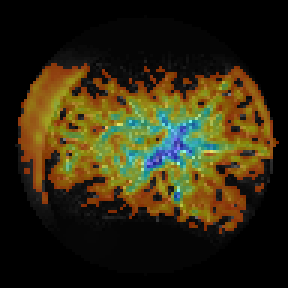
#> input picture media/gradcams/gradcam_Romero.jpg, 96 x 96 px (shown 3 times larger)
$ python -i gradcam_tfjs_bridge.py   (imports and definitions only)
#> lines starting #> are read from the running program, lines starting #| are printed output that depends on the picture; after the words box and inside, x2 and y2 are one past the last pixel; in counts of white or black regions, pixels touching at a corner belong together
"""
Puente temporal para GradCAM sin modelo Keras.
Genera mapas de calor basados en características de imagen.
"""
import numpy as np
import cv2
import base64
from PIL import Image
from io import BytesIO

def generate_mock_gradcam(image_array, prediction_result=None):
    """
    Genera un GradCAM simulado basado en características de la imagen.
    Temporal hasta que tengamos el modelo Keras compatible.
    """
    try:
        # Asegurar dimensiones correctas
        if image_array.ndim == 4:
            image_array = image_array[0]  # Remover batch dimension

        # Convertir a 96x96 si es necesario
        if image_array.shape[:2] != (96, 96):
            image_pil = Image.fromarray((image_array * 255).astype(np.uint8))
            image_pil = image_pil.resize((96, 96))
            image_array = np.array(image_pil) / 255.0

        # Generar heatmap basado en características visuales
        # Esto es temporal - será reemplazado por modelo real
        gray = cv2.cvtColor((image_array * 255).astype(np.uint8), cv2.COLOR_RGB2GRAY)

        # Detectar bordes y características importantes
        edges = cv2.Canny(gray, 50, 150)
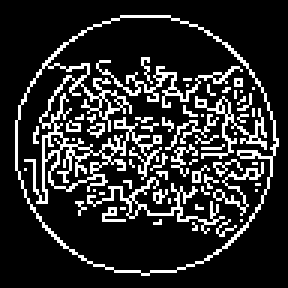
#> edges: shape (96, 96) (shown 3 times larger); 17.3% white in thin lines or dots, all inside (x1, y1, x2, y2) = (5, 5, 93, 92)

        # Aplicar filtros para simular activaciones convolutionales
        # Enfocarse en áreas con mayor variación (posibles lesiones)
        kernel = np.ones((5,5), np.float32) / 25
        blur = cv2.filter2D(gray, -1, kernel)
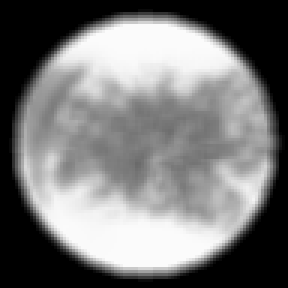
#> blur: shape (96, 96) (shown 3 times larger); min 0, max 251, mean 120.3

        # Combinar edges y blur para crear heatmap base
        heatmap_base = cv2.addWeighted(edges.astype(np.float32), 0.3,
                                     (255 - blur).astype(np.float32), 0.7, 0)

        # Normalizar y aplicar suavizado
        heatmap_base = cv2.GaussianBlur(heatmap_base, (11, 11), 0)
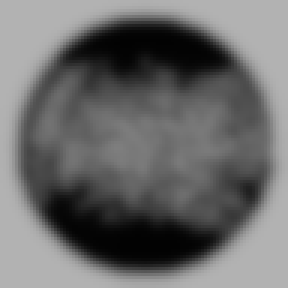
#> heatmap_base: shape (96, 96) float32 (shown 3 times larger); min 2.8, max 178.5, mean 107.5
        heatmap_base = (heatmap_base - heatmap_base.min()) / (heatmap_base.max() - heatmap_base.min() + 1e-8)
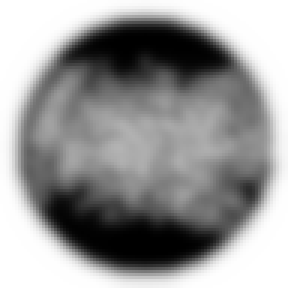
#> heatmap_base: shape (96, 96) float32 (shown 3 times larger); min 0, max 1, mean 0.596

        # Aplicar colormap
        heatmap_colored = cv2.applyColorMap((heatmap_base * 255).astype(np.uint8), cv2.COLORMAP_JET)
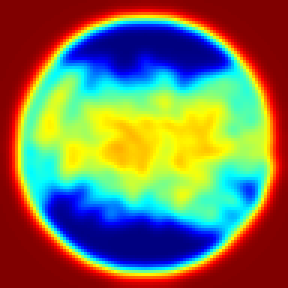
#> heatmap_colored: shape (96, 96, 3) (shown 3 times larger); mean B, G, R 87.8, 117.5, 122.3
        heatmap_colored = cv2.cvtColor(heatmap_colored, cv2.COLOR_BGR2RGB)

        # Superponer con imagen original
        original_uint8 = (image_array * 255).astype(np.uint8)
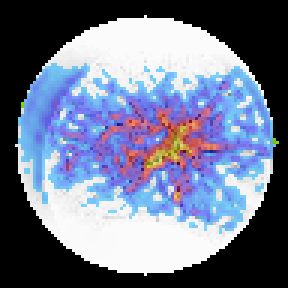
#> original_uint8: shape (96, 96, 3) (shown 3 times larger); mean R, G, B 112.4, 119.7, 143.8
        superimposed = cv2.addWeighted(original_uint8, 0.6, heatmap_colored, 0.4, 0)
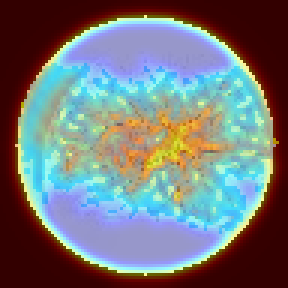
#> superimposed: shape (96, 96, 3) (shown 3 times larger); mean R, G, B 116.4, 118.9, 121.4

        # Convertir a base64
        img_pil = Image.fromarray(superimposed)
        buffer = BytesIO()
        img_pil.save(buffer, format="PNG")
        img_base64 = base64.b64encode(buffer.getvalue()).decode("utf-8")

        return {
            "gradcam": img_base64,
            "mensaje": "GradCAM simulado generado (temporal)",
            "tipo": "simulado",
            "nota": "Basado en características visuales. Será reemplazado por modelo real."
        }

    except Exception as e:
        raise RuntimeError(f"Error generando GradCAM simulado: {str(e)}")


def generate_gradcam_from_tfjs_prediction(image_array, prediction_local):
    """
    Genera GradCAM combinando imagen con predicción local de TensorFlow.js
    """
    try:
        # Por ahora usar mock GradCAM mejorado
        result = generate_mock_gradcam(image_array, prediction_local)

        # Agregar información de la predicción local
        if prediction_local:
            result["prediccion_local"] = prediction_local
            result["mensaje"] = f"GradCAM para predicción clase {prediction_local.get('clase', 'N/A')}"

        return result

    except Exception as e:
        raise RuntimeError(f"Error en GradCAM híbrido: {str(e)}")

>>> import cv2
>>> picture = cv2.cvtColor(cv2.imread('../../../media/gradcams/gradcam_Romero.jpg'), cv2.COLOR_BGR2RGB)
>>> result = generate_mock_gradcam(picture)
#> result = 4 items

$ run again, on media/gradcams/gradcam_Rueda_Cristian_0Q0DX1l.jpg
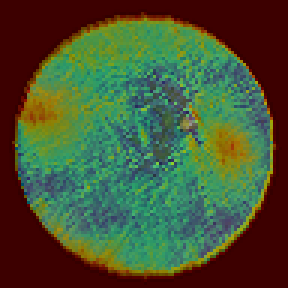
#> input picture media/gradcams/gradcam_Rueda_Cristian_0Q0DX1l.jpg, 96 x 96 px (shown 3 times larger)
#> in generate_mock_gradcam, `edges = cv2.Canny(gray, 50, 150)`:
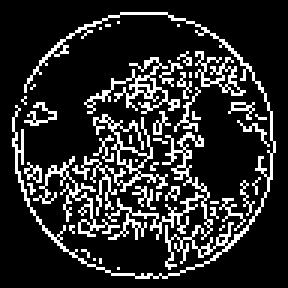
#> edges: shape (96, 96) (shown 3 times larger); 17% white in thin lines or dots, all inside (x1, y1, x2, y2) = (4, 4, 92, 93)
#> in generate_mock_gradcam, `superimposed = cv2.addWeighted(original_uint8, 0.6, heatmap_colored, 0..`:
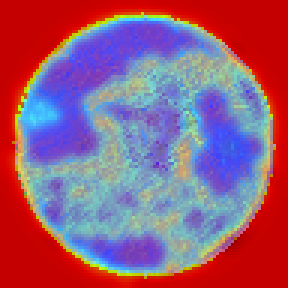
#> superimposed: shape (96, 96, 3) (shown 3 times larger); mean R, G, B 150.8, 92, 121.6
#> result = 4 items

$ run again, on media/gradcams/gradcam_Rueda_Cristian_3PWk18j.jpg
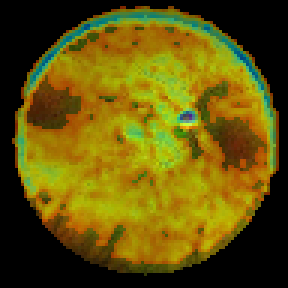
#> input picture media/gradcams/gradcam_Rueda_Cristian_3PWk18j.jpg, 96 x 96 px (shown 3 times larger)
#> edges: shape (96, 96); 20.2% white in thin lines or dots, all inside (x1, y1, x2, y2) = (4, 1, 94, 92)
#> in generate_mock_gradcam, `superimposed = cv2.addWeighted(original_uint8, 0.6, heatmap_colored, 0..`:
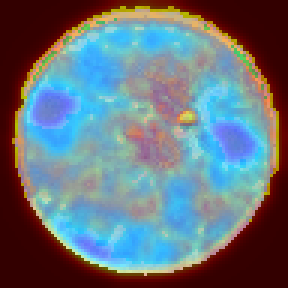
#> superimposed: shape (96, 96, 3) (shown 3 times larger); mean R, G, B 104.2, 115.4, 124.5
#> result = 4 items
